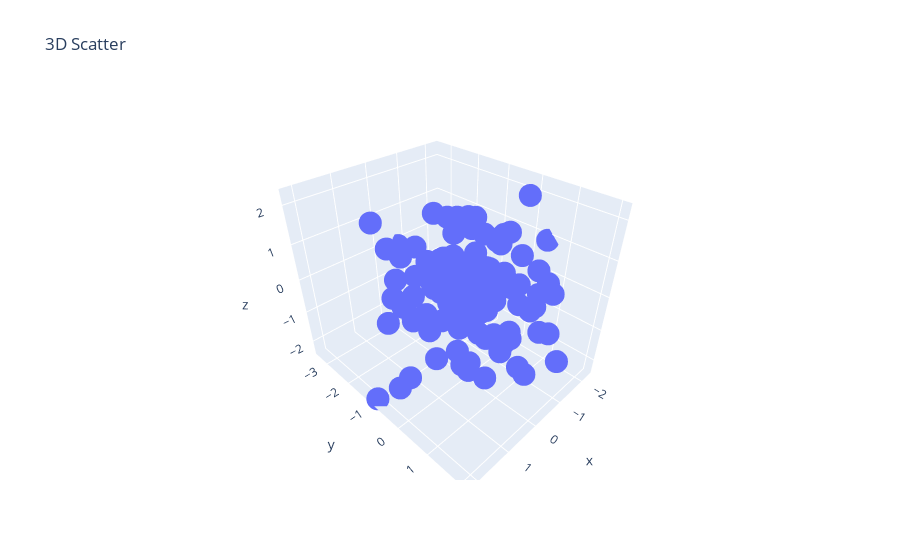

The cell this chart's notebook holds for it:
### Markdown cell above
###13. Create a 3D scatter plot using Plotly.

### Code cell
import plotly.express as px, pandas as pd, numpy as np
df = pd.DataFrame({'x':np.random.randn(100),'y':np.random.randn(100),'z':np.random.randn(100)})
fig = px.scatter_3d(df, x='x', y='y', z='z', title='3D Scatter')
fig.show()
